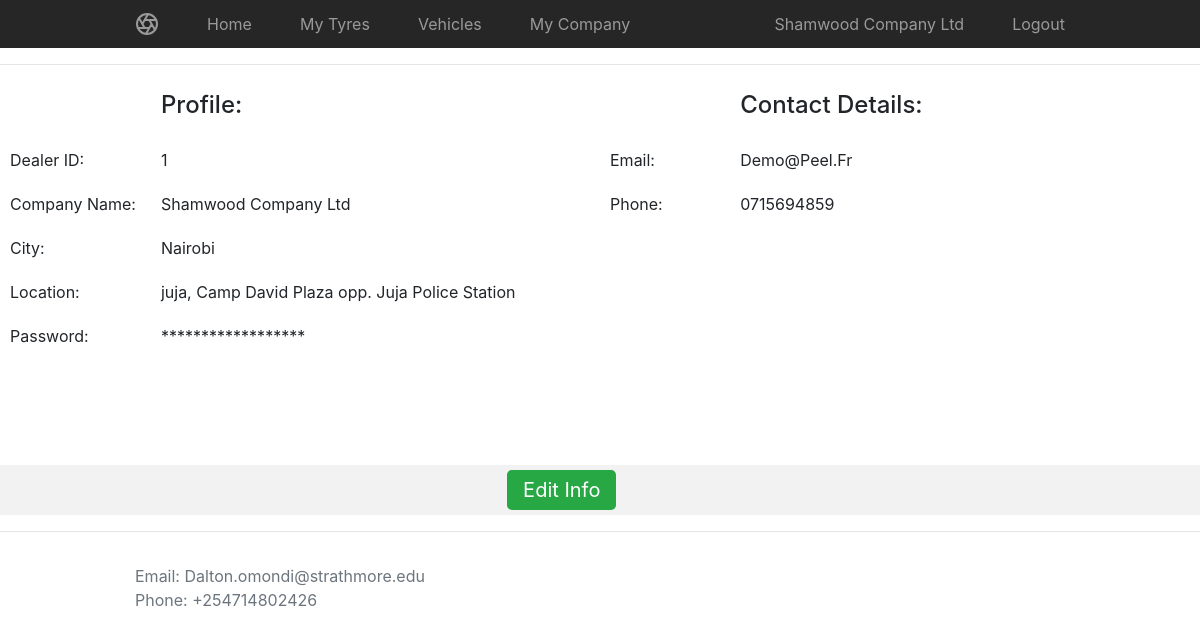
Screenshot of /dealer/company.php (signed in) with the database file from the repository.
### tables this page shows
CREATE TABLE `users` (
  `user_id` int(1) NOT NULL,
  `name` varchar(100) NOT NULL,
  `email` varchar(100) NOT NULL,
  `password` varchar(256) NOT NULL,
  `type` int(1) NOT NULL,
  `city` varchar(100) DEFAULT NULL,
  `location` longtext,
  `phone` varchar(13) DEFAULT NULL
);

### dealer/company.php (the view, shortened to what this page needs)
<?php
include("../includes/connect.php");
if(!isset($_SESSION['dealer'])){
header("location: ../login.php?error=You need to be logged in!");
}else{
?>
<!doctype html>
<html lang="en">
  <head>
<link rel="stylesheet" href="https://maxcdn.bootstrapcdn.com/bootstrap/4.0.0/css/bootstrap.min.css">
    <link href="../css/style.css" rel="stylesheet">
  </head>
  <body>
    <nav class="site-header sticky-top py-1">
  <div class="container d-flex flex-column flex-md-row justify-content-between">
    <a class="py-2" href="#">
    </a>
    <a class="py-2 d-none d-md-inline-block" href="home.php">Home</a>
    <a class="py-2 d-none d-md-inline-block" href="products.php">My Tyres</a>
    <a class="py-2 d-none d-md-inline-block" href="vehicles.php">Vehicles</a>
    <a class="py-2 d-none d-md-inline-block" href="company.php">My Company</a>
    <a class="py-2 d-none d-md-inline-block" href="#"><?php print $_SESSION['name'];?></a>
    <a class="py-2 d-none d-md-inline-block" href="../processes/logout.php">Logout</a>
  </div>
</nav>
<?php
if(isset($_SESSION['id'])){
	$id = $_SESSION['id'];
	 $qry = "SELECT * FROM users WHERE user_id= '$id'";
	  $res = $pdo->query($qry);
	$row=$res->fetch_assoc();
?>
<main role="main">
			<hr/>
			<div>
			<table  cellpadding="10" cellspacing="1" align="left" width="50%">
		<tr>
		   <th  style="text-align:right;" width="10%"></th>
		   <th  style="text-align:left;" width="40%"><h4>Profile:</h4></th>
		</tr>
		<tr>
		   <td>Dealer ID: </td>
		   <td><?php print $row["user_id"]; ?></td>
		</tr>
		<tr>
		   <td>Company Name: </td>
		   <td Style="text-transform:capitalize"><?php print $row["name"]; ?></td>
		</tr>
		<tr>
		   <td>City: </td>
		   <td><?php print $row["city"]; ?></td>
		</tr>
		<tr>
		   <td>Location: </td>
		   <td><?php print $row["location"]; ?></td>
		</tr>
		<tr>
		   <td>Password: </td>
		   <td Style="text-transform:capitalize"><?php print "******************" ?></td>
		</tr>
		</table>
		<table  cellpadding="10" cellspacing="1" align="left" width="50%">
		<tr>
		   <th  style="text-align:right;" width="10%"></th>
		   <th  style="text-align:left;" width="40%"><h4>Contact Details:</h4></th>
		</tr>
		<tr>
		   <td>Email: </td>
		   <td Style="text-transform:capitalize"><?php print $row["email"]; ?></td>
		</tr>
		<tr>
		   <td>Phone: </td>
		   <td Style="text-transform:capitalize"><?php print $row["phone"]; ?></td>
		</tr>
		<?php
		}
		?>
		</table>
			</div>
		<div  align="center" style="padding-top:10px;margin-top:400px; padding-bottom:10px; background-color:rgba(0,0,0,.05)">
			<a class=" btn-success btn-lg" href="company_edit.php">Edit Info</a>
			</div>
 <hr class="featurette-divider">
<footer class="footer mt-auto py-3">
  <div class="container">
    <span class="text-muted">Email: Dalton.omondi@strathmore.edu<br/>Phone: +254714802426</span>
  </div>
</footer>
      </body>
</html>
<?php
}
?>

### css/style.css (style rules this page uses)
.container { max-width: 960px; }
.site-header { background-color: rgba(0, 0, 0, .85); -webkit-backdrop-filter: saturate(180%) blur(20px); backdrop-filter: saturate(180%) blur(20px); }
.site-header a { color: #999; transition: ease-in-out color .15s; }

### rows the page displays
users: user_id "1", name "Shamwood Company Ltd", city "Nairobi", location "juja, Camp David Plaza opp. Juja Police Station", email "Demo@peel.fr", phone "0715694859"

### other values shown
$_SESSION['name'] "Shamwood Company Ltd"
